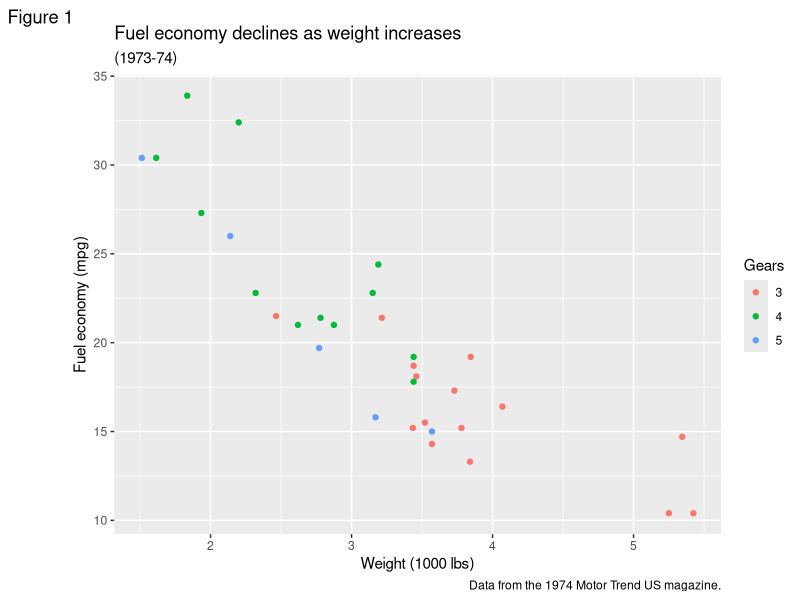
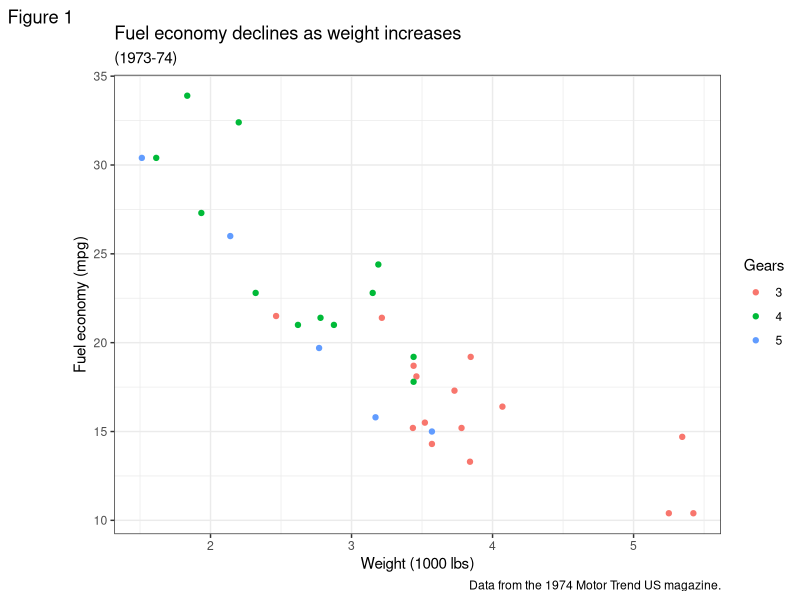
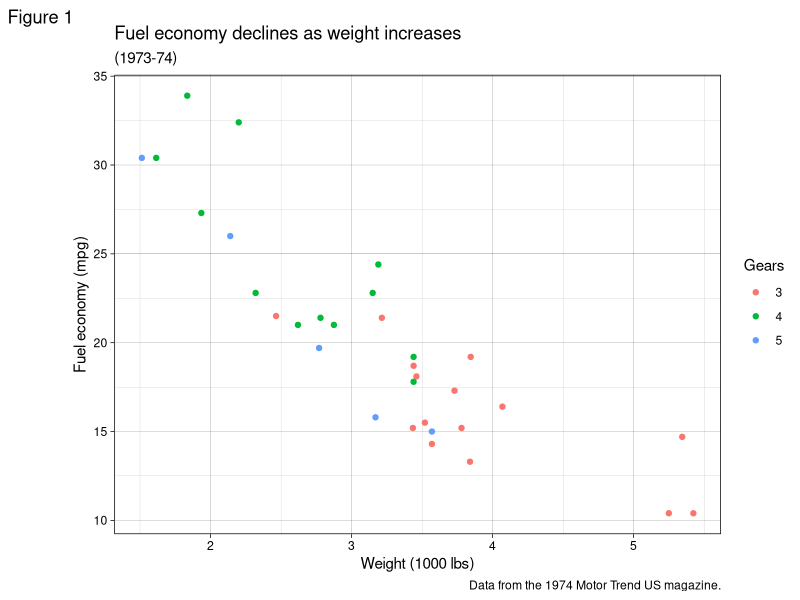
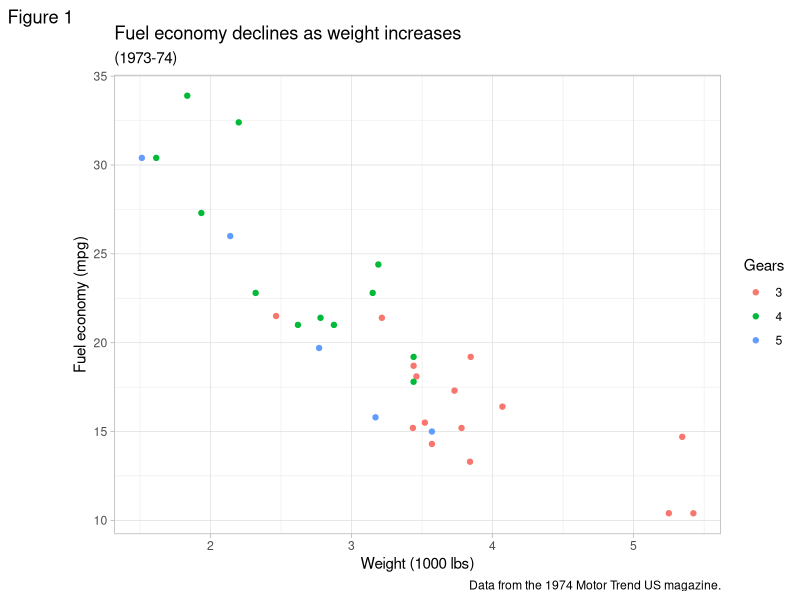
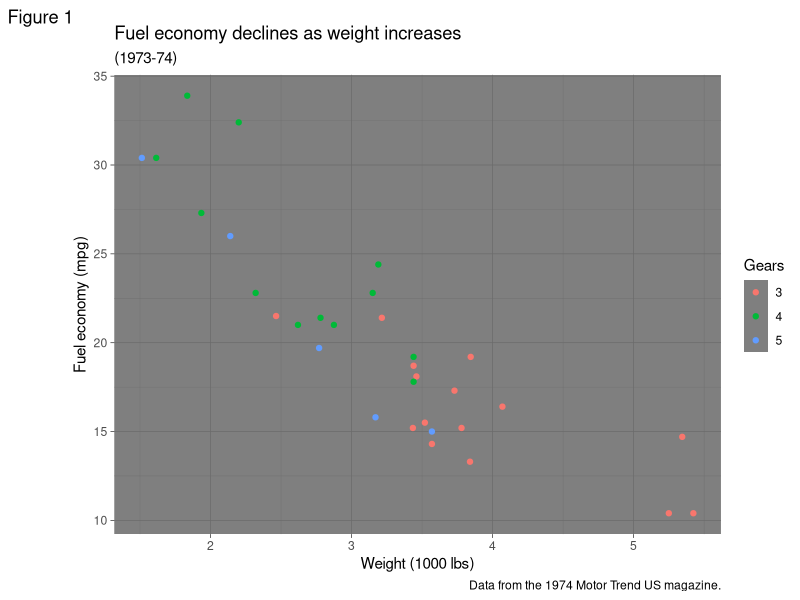
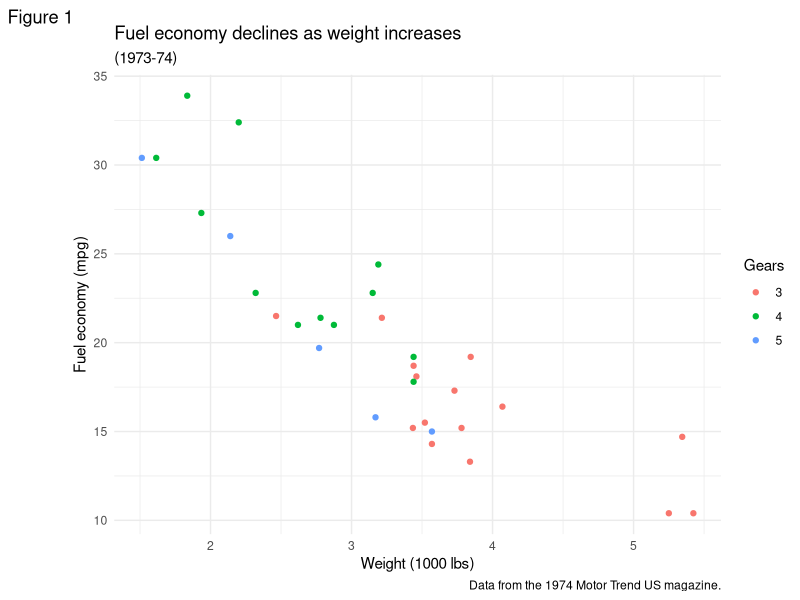
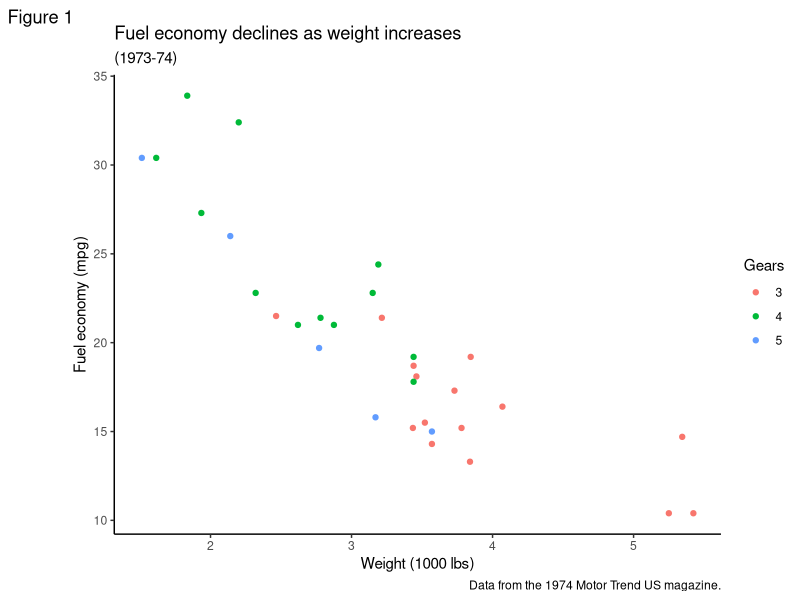
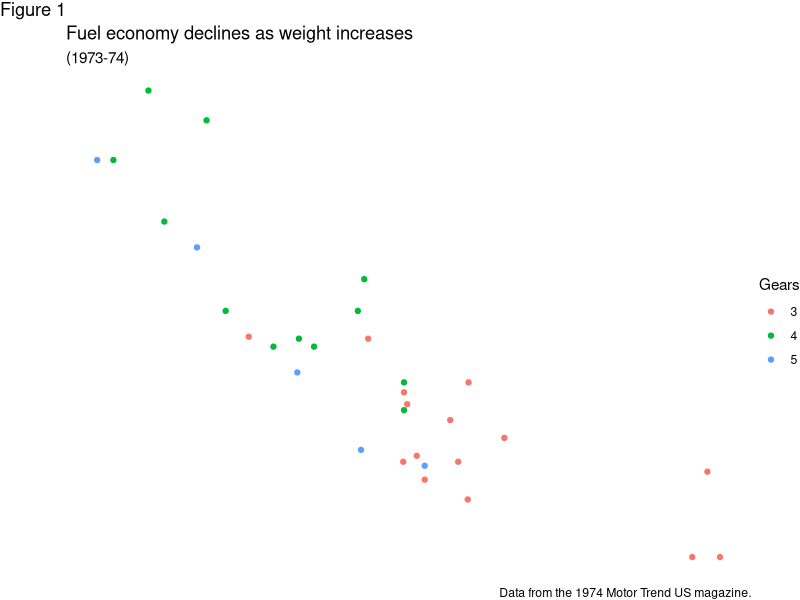

These charts were generated, in order, by the following R code: (Note: this script raises an error after producing the figures.)
library(ggplot2)

# GGTHEME

mtcars2 <- within(mtcars, {
  vs <- factor(vs, labels = c("V-shaped", "Straight"))
  am <- factor(am, labels = c("Automatic", "Manual"))
  cyl <- factor(cyl)
  gear <- factor(gear)
})

p1 <- ggplot(mtcars2) +
  geom_point(aes(x = wt, y = mpg, colour = gear)) +
  labs(
    title = "Fuel economy declines as weight increases",
    subtitle = "(1973-74)",
    caption = "Data from the 1974 Motor Trend US magazine.",
    tag = "Figure 1",
    x = "Weight (1000 lbs)",
    y = "Fuel economy (mpg)",
    colour = "Gears"
  )

p1 + theme_gray() #the default
p1 + theme_bw()
p1 + theme_linedraw()
p1 + theme_light()
p1 + theme_dark()
p1 + theme_minimal()
p1 + theme_classic()
p1 + theme_void()

p2 <- p1 + facet_grid(vs ~ am) # Theme examples with panels
p2 + theme_gray() # the default

p2 + theme_bw()
p2 + theme_linedraw()
p2 + theme_light()
p2 + theme_dark()
p2 + theme_minimal()
p2 + theme_classic()
p2 + theme_void()

# GUIDES

dat <- data.frame(x = 1:5, y = 1:5, p = 1:5, q = factor(1:5),
                  r = factor(1:5))
p <-
  ggplot(dat, aes(x, y, colour = p, size = q, shape = r)) +
  geom_point()

p

p + guides(colour = "colorbar", size = "legend", shape = "legend")
p + guides(colour = guide_colorbar(), size = guide_legend(),
           shape = guide_legend())
p +
  scale_colour_continuous(guide = "colorbar") +
  scale_size_discrete(guide = "legend") +
  scale_shape(guide = "legend")

p + guides(colour = "none") # Remove some guides
p + guides(colour = "colorbar",size = "none")

g <- guide_legend("title")
p + guides(colour = g, size = g, shape = g)
p + theme(legend.position = "bottom")

ggplot(mpg, aes(displ, cty)) +
  geom_point(aes(size = hwy, colour = cyl, shape = drv)) +
  guides(
    colour = guide_colourbar(order = 1),
    shape = guide_legend(order = 2),
    size = guide_legend(order = 3)
  )

# GUIDE_AXIS

p <- ggplot(mpg, aes(cty * 100, hwy * 100)) +
  geom_point() +
  facet_wrap(vars(class))

p + scale_x_continuous(guide = guide_axis(n.dodge = 2))
p + guides(x = guide_axis(angle = 90))

# GUIDE_BINS

p <- ggplot(mtcars) +
  geom_point(aes(disp, mpg, size = hp)) +
  scale_size_binned()

p

ggplot(mtcars) +
  geom_point(aes(disp, mpg, size = hp, colour = hp)) +
  scale_size_binned() +
  scale_colour_binned(guide = "bins")

# GUIDE_COLOURBAR

df <- expand.grid(X1 = 1:10, X2 = 1:10)
df$value <- df$X1 * df$X2

p1 <- ggplot(df, aes(X1, X2)) + geom_tile(aes(fill = value))
p2 <- p1 + geom_point(aes(size = value))

# Basic form
p1 + scale_fill_continuous(guide = "colourbar")
p1 + scale_fill_continuous(guide = guide_colourbar())
p1 + guides

# bar size
p1 + guides(fill = guide_colourbar(barwidth = 0.5, barheight = 10))
# no label
p1 + guides(fill = guide_colourbar(label = FALSE))
# no tick marks
p1 + guides(fill = guide_colourbar(ticks = FALSE))
# label position
p1 + guides(fill = guide_colourbar(label.position = "left"))
# label theme
p1 + guides(fill = guide_colourbar(label.theme = element_text(colour = "blue", angle = 0)))
# small number of bins
p1 + guides(fill = guide_colourbar(nbin = 3))
# large number of bins
p1 + guides(fill = guide_colourbar(nbin = 100))

# make top- and bottom-most ticks invisible
p1 +
  scale_fill_continuous(
    limits = c(0,20), breaks = c(0, 5, 10, 15, 20),
    guide = guide_colourbar(nbin = 100, draw.ulim = FALSE, draw.llim = FALSE)
  )

# guides can be controlled independently
p2 +
  scale_fill_continuous(guide = "colourbar") +
  scale_size(guide = "legend")
p2 + guides(fill = "colourbar", size = "legend")
p2 +
  scale_fill_continuous(guide = guide_colourbar(direction = "horizontal")) +
  scale_size(guide = guide_legend(direction = "vertical"))

# GUIDE COLOURSTEP

df <- expand.grid(X1 = 1:10, X2 = 1:10)
df$value <- df$X1 * df$X2
p <- ggplot(df, aes(X1, X2)) + geom_tile(aes(fill = value))

# Coloursteps guide is the default for binned colour scales
p + scale_fill_binned()

# their sizes relate in data space
p + scale_fill_binned(breaks = c(10, 25, 50))

# GUIDE LEGEND

df <- expand.grid(X1 = 1:10, X2 = 1:10)
df$value <- df$X1 * df$X2
p1 <- ggplot(df, aes(X1, X2)) + geom_tile(aes(fill = value))
p2 <- p1 + geom_point(aes(size = value))

# Basic form
p1 + scale_fill_continuous(guide = guide_legend())

# title position
p1 + guides(fill = guide_legend(title = "LEFT", title.position = "left"))

# title text styles via element_text
p1 + guides(fill =
              guide_legend(
                title.theme = element_text(
                  size = 15,
                  face = "italic",
                  colour = "red",
                  angle = 0
                )
              )
)

# label styles
p1 +
  scale_fill_continuous(
    breaks = c(5, 10, 15),
    labels = paste("long", c(5, 10, 15)),
    guide = guide_legend(
      direction = "horizontal",
      title.position = "top",
      label.position = "bottom",
      label.hjust = 0.5,
      label.vjust = 1,
      label.theme = element_text(angle = 90)
    )
  )

# LABELLER

p1 <- ggplot(mtcars, aes(x = mpg, y = wt)) + geom_point()

# You can assign different labellers to variables:
p1 + facet_grid(
  vs + am ~ gear,
  labeller = labeller(vs = label_both, am = label_value)
)

# You can supply functions operating on strings:
capitalize <- function(string) {
  substr(string, 1, 1) <- toupper(substr(string, 1, 1))
  string
}
p2 <- ggplot(msleep, aes(x = sleep_total, y = awake)) + geom_point()
p2 + facet_grid(vore ~ conservation, labeller = labeller(vore = capitalize))

# LABELLERS

mtcars$cyl2 <- factor(mtcars$cyl, labels = c("alpha", "beta", "gamma"))
p <- ggplot(mtcars, aes(wt, mpg)) + geom_point()

# The default is label_value
p + facet_grid(. ~ cyl, labeller = label_value)

# Displaying both the values and the variables
p + facet_grid(. ~ cyl, labeller = label_both)

# Displaying only the values or both the values and variables
# depending on whether multiple factors are facetted over
p + facet_grid(am ~ vs+cyl, labeller = label_context)

# Interpreting the labels as plotmath expressions
p + facet_grid(. ~ cyl2)
p + facet_grid(. ~ cyl2, labeller = label_parsed)




    



